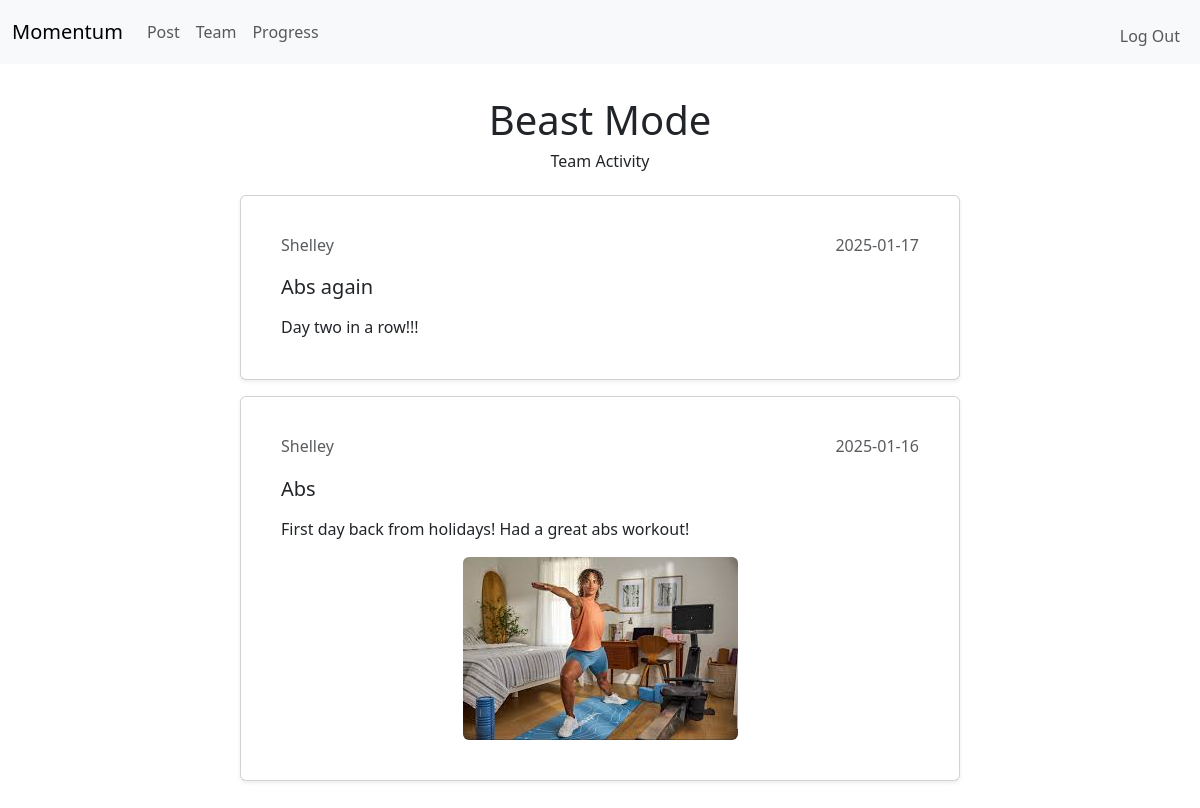
Screenshot of /team (signed in) with the database file from the repository.
### tables this page shows
CREATE TABLE teams (
    id INTEGER PRIMARY KEY AUTOINCREMENT NOT NULL,
    name TEXT UNIQUE NOT NULL, 
    join_code TEXT NOT NULL,
    creation_date DATE DEFAULT CURRENT_DATE
);

CREATE TABLE workouts (
    id INTEGER PRIMARY KEY AUTOINCREMENT NOT NULL,
    user_id INTEGER REFERENCES users(id),
    date DATE NOT NULL,
    year INT NOT NULL,
    month INT NOT NULL,
    day INT NOT NULL,
    title TEXT NOT NULL,
    description TEXT,
    image TEXT
);

CREATE TABLE users (
    id INTEGER PRIMARY KEY AUTOINCREMENT NOT NULL, 
    username TEXT UNIQUE NOT NULL, 
    hash TEXT NOT NULL
);

### app.py (the view)
@app.route("/team", methods=["GET", "POST"])
@login_required
def team():
    user = session["user_id"]
    team_query = db.execute(
        "SELECT memberships.team_id, teams.name FROM memberships JOIN teams ON teams.id = memberships.team_id  WHERE memberships.user_id = (?)", user
    )
    if len(team_query) == 1:
        team_name = team_query[0]["name"]
        team_id = team_query[0]["team_id"]
        workouts = db.execute(
            "SELECT * FROM workouts JOIN users ON workouts.user_id = users.id WHERE users.id IN (SELECT user_id FROM memberships WHERE team_id = ?) ORDER BY workouts.date DESC, workouts.id DESC", team_id)
        return render_template("team.html", workouts=workouts, team_name=team_name)
    else:
        return render_template("no_team.html")

### app.py (called while the page is built)
@app.after_request
def after_request(response):
    response.headers["Cache-Control"] = "no-cache, no-store, must-revalidate"
    response.headers["Expires"] = 0
    response.headers["Pragma"] = "no-cache"
    return response

### helpers.py (called while the page is built)
def login_required(f):
    @wraps(f)
    def decorated_function(*args, **kwargs):
        if session.get("user_id") is None:
            return redirect("/login")
        return f(*args, **kwargs)
    return decorated_function

### templates/team.html (shortened to what this page needs)
{% extends "layout.html" %}
{% block main %}
<div>
    <div id="top">
        <br></br>
        <h1>{{ team_name }}</h1>
        <h6>Team Activity</h6>
    </div>
    <div class="container mt-4 scrollable-container" style="height: 600px; overflow: auto;">
        <div class="row justify-content-center">
            <div class="col-md-8">
                {% for workout in workouts %}
                <div class="card p-4 mb-3 shadow-sm">
                    <div class="card-body">
                        <div class="row mb-3">
                            <div class="col-6">
                                <h6 class="card-title text-muted text-start">{{ workout.username }}</h6>
                            </div>
                            <div class="col-6">
                                <h6 class="card-title text-muted text-end">{{ workout.date }}</h6>
                            </div>
                        </div>
                        <div class="row mb-3">
                            <div class="col-9">
                                <h5 class="card-subtitle text-start">{{ workout.title }}</h5>
                            </div>
                        </div>
                        <p class="card-text text-start">{{ workout.description }}</p>
                        {% if workout.image %}
                            <img src="{{ workout.image }}" class="img-fluid rounded">
                        {% endif %}
                    </div>
                </div>
                {% endfor %}
            </div>
        </div>
    </div>
</div>
{% endblock %}

### templates/layout.html (shortened to what this page needs)
<!DOCTYPE html>
<html lang="en">
  <head>
        <link href="https://cdn.jsdelivr.net/npm/bootstrap@5.3.3/dist/css/bootstrap.min.css" rel="stylesheet">
    </head>
    <body>
        <nav>
            <nav class="navbar navbar-expand-lg navbar-light bg-light fixed-top">
                <div class="container-fluid">
                    <a class="navbar-brand" href="#">Momentum</a>
                    <div class="collapse navbar-collapse" id="navbarSupportedContent">
                        {% if session["user_id"] %}
                        <ul class="navbar-nav me-auto mb-2 mb-lg-0">
                            <li class="nav-item"><a class="nav-link" aria-current="page" href="/post">Post</a></li>
                            <li class="nav-item"><a class="nav-link" aria-current="page" href="/team">Team</a> </li>
                            <li class="nav-item"><a class="nav-link" aria-current="page" href="/progress">Progress</a></li>
                        </ul>
                        <ul class="navbar-nav ms-auto mt-2">
                            <li class="nav-item"><a class="nav-link" href="/logout">Log Out</a></li>
                        </ul>
                        {% else %}
                        <ul class="navbar-nav ms-auto mt-2">
                            <li class="nav-item"><a class="nav-link" href="/register">Register</a></li>
                            <li class="nav-item"><a class="nav-link" href="/login">Log In</a></li>
                        </ul>
                        {% endif %}
                    </div>
                </div>
            </nav>
        </nav>
        <main class="container py-5 text-center">
            {% block main %}{% endblock %}
        </main>
    </body>
</html>

### rows the page displays
teams: name "Beast Mode"
workouts: username "Shelley", date "2025-01-17", title "Abs again", description "Day two in a row!!!"
workouts: username "Shelley", date "2025-01-16", title "Abs", description "First day back from holidays! Had a great abs workout!", image (picture)
